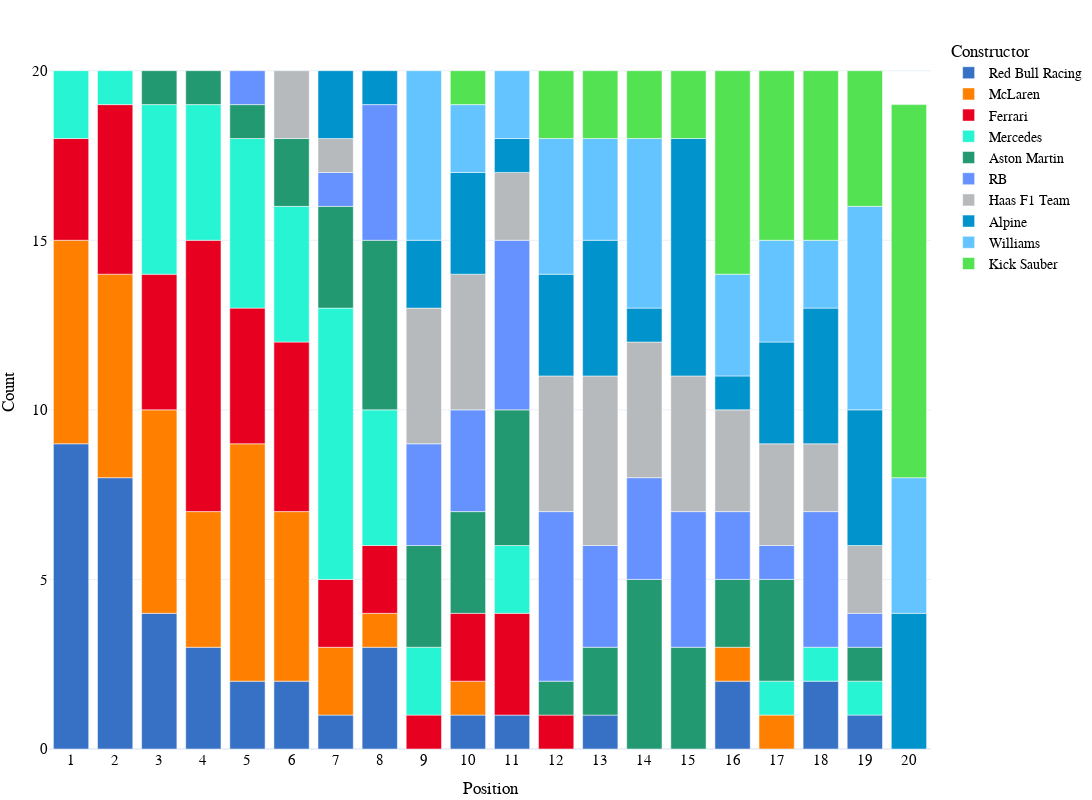

Write notebook code for a chart like this one.
### Code cell
fig_team_qualy=px.bar(grouped_team_qualy, 
           x="Position", 
           y='Count', 
           color='Constructor',
        #    title="Race Position Counts By Team for the {} F1 Season".format(year),
           height=800, 
           width=1200, 
           template="plotly_white",
           color_discrete_map={
                 "Alpine": "#0093cc",
                 "Aston Martin": "#229971",
                 "Ferrari": "#E80020",
                 "Haas F1 Team": "#B6BABD",
                 "Kick Sauber": "#52e252",
                 "McLaren": "#FF8000",
                 "Mercedes": "#27F4D2",
                 "RB": "#6692FF",
                 "Red Bull Racing": "#3671C6",
                 "Williams": "#64C4FF" ,
                 "Alfa Romeo Racing":"#C92D4B",
                 "Alfa Romeo":"#C92D4B",
                 "AlphaTauri":"#5E8FAA",
                 "Racing Point":"#F596C8",
                 "Renault":"#FFF500",
                 "Toro Rosso":"#469bff",
                 "Force India":"#F596C8",
                 "Sauber":"#9B0000"
            },
            )

fig_team_qualy.update_layout(
    hoverlabel=dict(
        bgcolor="white",
        font_size=16,
        font_family="PT Sans Narrow"
    ),
    title_x=0.5,
    yaxis = dict(tickfont = dict(size=15)),
    xaxis = dict(tickfont = dict(size=15),
    tickmode = 'linear',
    tick0 = 1,
    dtick = 1),
    font=dict(
        family="PT Sans Narrow",
        size=14,
        color="Black"
    ),
    title_font_family="PT Sans Narrow",
    margin=dict(l=5, r=5, t=35, b=5),
)

# fig.update_traces(marker={'size': 12})

### Figure 1 — Plotly figure (JSON) as saved in the notebook; plotly's stock layout.template omitted (floating-point values rounded to 4 significant figures)
{"data": [{"alignmentgroup": "True", "hovertemplate": "Constructor=Red Bull Racing<br>Position=%{x}<br>Count=%{y}<extra></extra>", "legendgroup": "Red Bull Racing", "marker": {"color": "#3671C6", "pattern": {"shape": ""}}, "name": "Red Bull Racing", "offsetgroup": "Red Bull Racing", "orientation": "v", "showlegend": true, "textposition": "auto", "type": "bar", "x": [1, 2, 3, 4, 5, 6, 7, 8, 10, 11, 13, 16, 18, 19], "xaxis": "x", "y": [9, 8, 4, 3, 2, 2, 1, 3, 1, 1, 1, 2, 2, 1], "yaxis": "y"}, {"alignmentgroup": "True", "hovertemplate": "Constructor=McLaren<br>Position=%{x}<br>Count=%{y}<extra></extra>", "legendgroup": "McLaren", "marker": {"color": "#FF8000", "pattern": {"shape": ""}}, "name": "McLaren", "offsetgroup": "McLaren", "orientation": "v", "showlegend": true, "textposition": "auto", "type": "bar", "x": [1, 2, 3, 4, 5, 6, 7, 8, 10, 16, 17], "xaxis": "x", "y": [6, 6, 6, 4, 7, 5, 2, 1, 1, 1, 1], "yaxis": "y"}, {"alignmentgroup": "True", "hovertemplate": "Constructor=Ferrari<br>Position=%{x}<br>Count=%{y}<extra></extra>", "legendgroup": "Ferrari", "marker": {"color": "#E80020", "pattern": {"shape": ""}}, "name": "Ferrari", "offsetgroup": "Ferrari", "orientation": "v", "showlegend": true, "textposition": "auto", "type": "bar", "x": [1, 2, 3, 4, 5, 6, 7, 8, 9, 10, 11, 12], "xaxis": "x", "y": [3, 5, 4, 8, 4, 5, 2, 2, 1, 2, 3, 1], "yaxis": "y"}, {"alignmentgroup": "True", "hovertemplate": "Constructor=Mercedes<br>Position=%{x}<br>Count=%{y}<extra></extra>", "legendgroup": "Mercedes", "marker": {"color": "#27F4D2", "pattern": {"shape": ""}}, "name": "Mercedes", "offsetgroup": "Mercedes", "orientation": "v", "showlegend": true, "textposition": "auto", "type": "bar", "x": [1, 2, 3, 4, 5, 6, 7, 8, 9, 11, 17, 18, 19], "xaxis": "x", "y": [2, 1, 5, 4, 5, 4, 8, 4, 2, 2, 1, 1, 1], "yaxis": "y"}, {"alignmentgroup": "True", "hovertemplate": "Constructor=Aston Martin<br>Position=%{x}<br>Count=%{y}<extra></extra>", "legendgroup": "Aston Martin", "marker": {"color": "#229971", "pattern": {"shape": ""}}, "name": "Aston Martin", "offsetgroup": "Aston Martin", "orientation": "v", "showlegend": true, "textposition": "auto", "type": "bar", "x": [3, 4, 5, 6, 7, 8, 9, 10, 11, 12, 13, 14, 15, 16, 17, 19], "xaxis": "x", "y": [1, 1, 1, 2, 3, 5, 3, 3, 4, 1, 2, 5, 3, 2, 3, 1], "yaxis": "y"}, {"alignmentgroup": "True", "hovertemplate": "Constructor=RB<br>Position=%{x}<br>Count=%{y}<extra></extra>", "legendgroup": "RB", "marker": {"color": "#6692FF", "pattern": {"shape": ""}}, "name": "RB", "offsetgroup": "RB", "orientation": "v", "showlegend": true, "textposition": "auto", "type": "bar", "x": [5, 7, 8, 9, 10, 11, 12, 13, 14, 15, 16, 17, 18, 19], "xaxis": "x", "y": [1, 1, 4, 3, 3, 5, 5, 3, 3, 4, 2, 1, 4, 1], "yaxis": "y"}, {"alignmentgroup": "True", "hovertemplate": "Constructor=Haas F1 Team<br>Position=%{x}<br>Count=%{y}<extra></extra>", "legendgroup": "Haas F1 Team", "marker": {"color": "#B6BABD", "pattern": {"shape": ""}}, "name": "Haas F1 Team", "offsetgroup": "Haas F1 Team", "orientation": "v", "showlegend": true, "textposition": "auto", "type": "bar", "x": [6, 7, 9, 10, 11, 12, 13, 14, 15, 16, 17, 18, 19], "xaxis": "x", "y": [2, 1, 4, 4, 2, 4, 5, 4, 4, 3, 3, 2, 2], "yaxis": "y"}, {"alignmentgroup": "True", "hovertemplate": "Constructor=Alpine<br>Position=%{x}<br>Count=%{y}<extra></extra>", "legendgroup": "Alpine", "marker": {"color": "#0093cc", "pattern": {"shape": ""}}, "name": "Alpine", "offsetgroup": "Alpine", "orientation": "v", "showlegend": true, "textposition": "auto", "type": "bar", "x": [7, 8, 9, 10, 11, 12, 13, 14, 15, 16, 17, 18, 19, 20], "xaxis": "x", "y": [2, 1, 2, 3, 1, 3, 4, 1, 7, 1, 3, 4, 4, 4], "yaxis": "y"}, {"alignmentgroup": "True", "hovertemplate": "Constructor=Williams<br>Position=%{x}<br>Count=%{y}<extra></extra>", "legendgroup": "Williams", "marker": {"color": "#64C4FF", "pattern": {"shape": ""}}, "name": "Williams", "offsetgroup": "Williams", "orientation": "v", "showlegend": true, "textposition": "auto", "type": "bar", "x": [9, 10, 11, 12, 13, 14, 16, 17, 18, 19, 20], "xaxis": "x", "y": [5, 2, 2, 4, 3, 5, 3, 3, 2, 6, 4], "yaxis": "y"}, {"alignmentgroup": "True", "hovertemplate": "Constructor=Kick Sauber<br>Position=%{x}<br>Count=%{y}<extra></extra>", "legendgroup": "Kick Sauber", "marker": {"color": "#52e252", "pattern": {"shape": ""}}, "name": "Kick Sauber", "offsetgroup": "Kick Sauber", "orientation": "v", "showlegend": true, "textposition": "auto", "type": "bar", "x": [10, 12, 13, 14, 15, 16, 17, 18, 19, 20], "xaxis": "x", "y": [1, 2, 2, 2, 2, 6, 5, 5, 4, 11], "yaxis": "y"}], "layout": {"barmode": "relative", "font": {"color": "Black", "family": "PT Sans Narrow", "size": 14}, "height": 800, "hoverlabel": {"bgcolor": "white", "font": {"family": "PT Sans Narrow", "size": 16}}, "legend": {"title": {"text": "Constructor"}, "tracegroupgap": 0}, "margin": {"b": 5, "l": 5, "r": 5, "t": 35}, "title": {"font": {"family": "PT Sans Narrow"}, "x": 0.5}, "width": 1200, "xaxis": {"anchor": "y", "domain": [0, 1], "dtick": 1, "tick0": 1, "tickfont": {"size": 15}, "tickmode": "linear", "title": {"text": "Position"}}, "yaxis": {"anchor": "x", "domain": [0, 1], "tickfont": {"size": 15}, "title": {"text": "Count"}}}}
